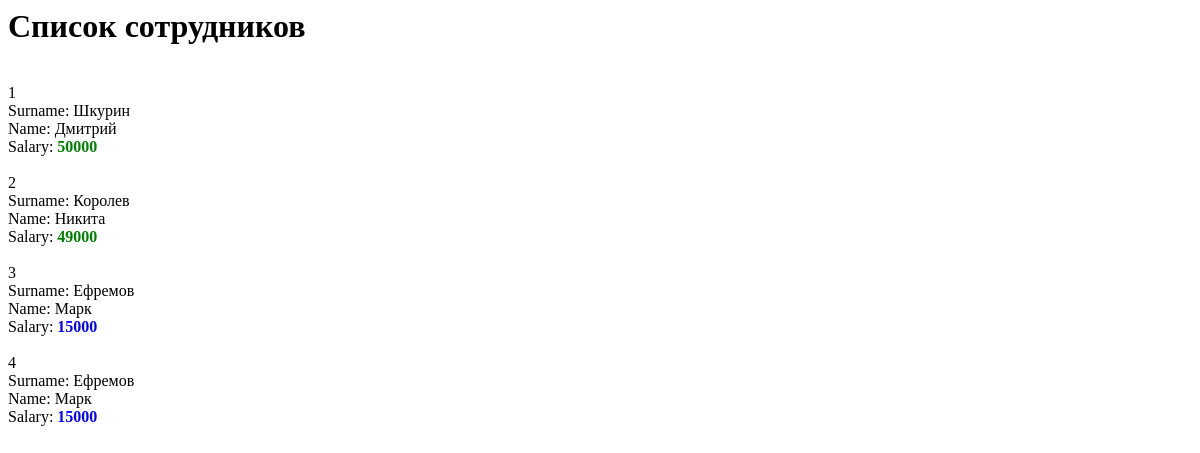
The page /test/views/ on the database as committed earlier.
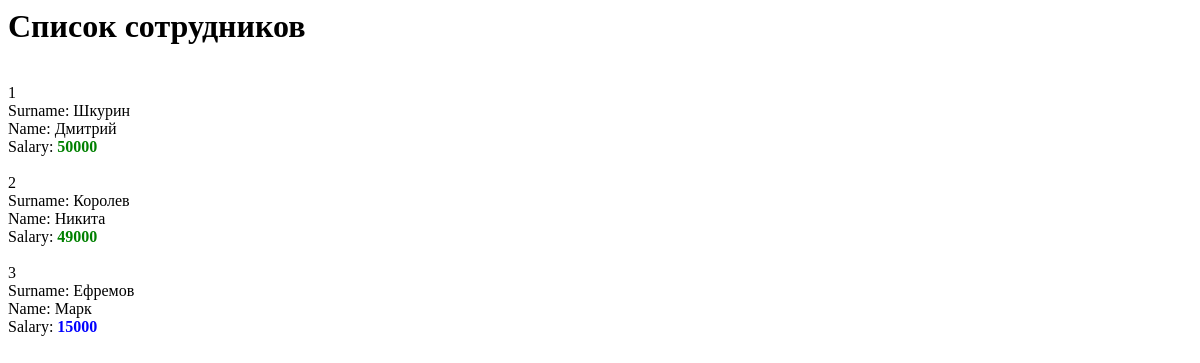
The same page on the database as committed later.
### test_1/models.py (models this page shows, shortened)
class Worker(models.Model):
    name = models.CharField(max_length=20, blank=False)
    surname = models.CharField(max_length=35, blank=False)
    salary = models.IntegerField(default=0)

### test_1/views.py (the view)
# urls.py: path('views/', views_test.views_all_worker),
def views_all_worker(request):
    all_workers = Worker.objects.all()
    return render(request, 'views_all_worker.html', {'data': all_workers})

### templates/views_all_worker.html
<DOCTYPE html>
    <html lang="en">
    <body>
        <h1>
            Список сотрудников
        </h1>
        <br>
        {%for i in data%}
        {{forloop.counter}}
        <br>
        Surname: {{i.surname}}
        <br>
        Name: {{i.name}}
        <br>
        Salary:
        {% if i.salary < 30000%}
        <b style='color:blue;'> {{i.salary}} </b>
        {% elif i.salary > 30000 and i.salary < 60000%}
        <b style='color:green;'> {{i.salary}} </b>
        {% else %}
        <b style='color:red;'> {{i.salary}} </b>
        {% endif %}
        <br>
        <br>
        {% endfor %}
    </body>
    </html>

Rows that differ between the two databases and show on the page:
removed Worker: surname "Ефремов", name "Марк", salary "15000"
